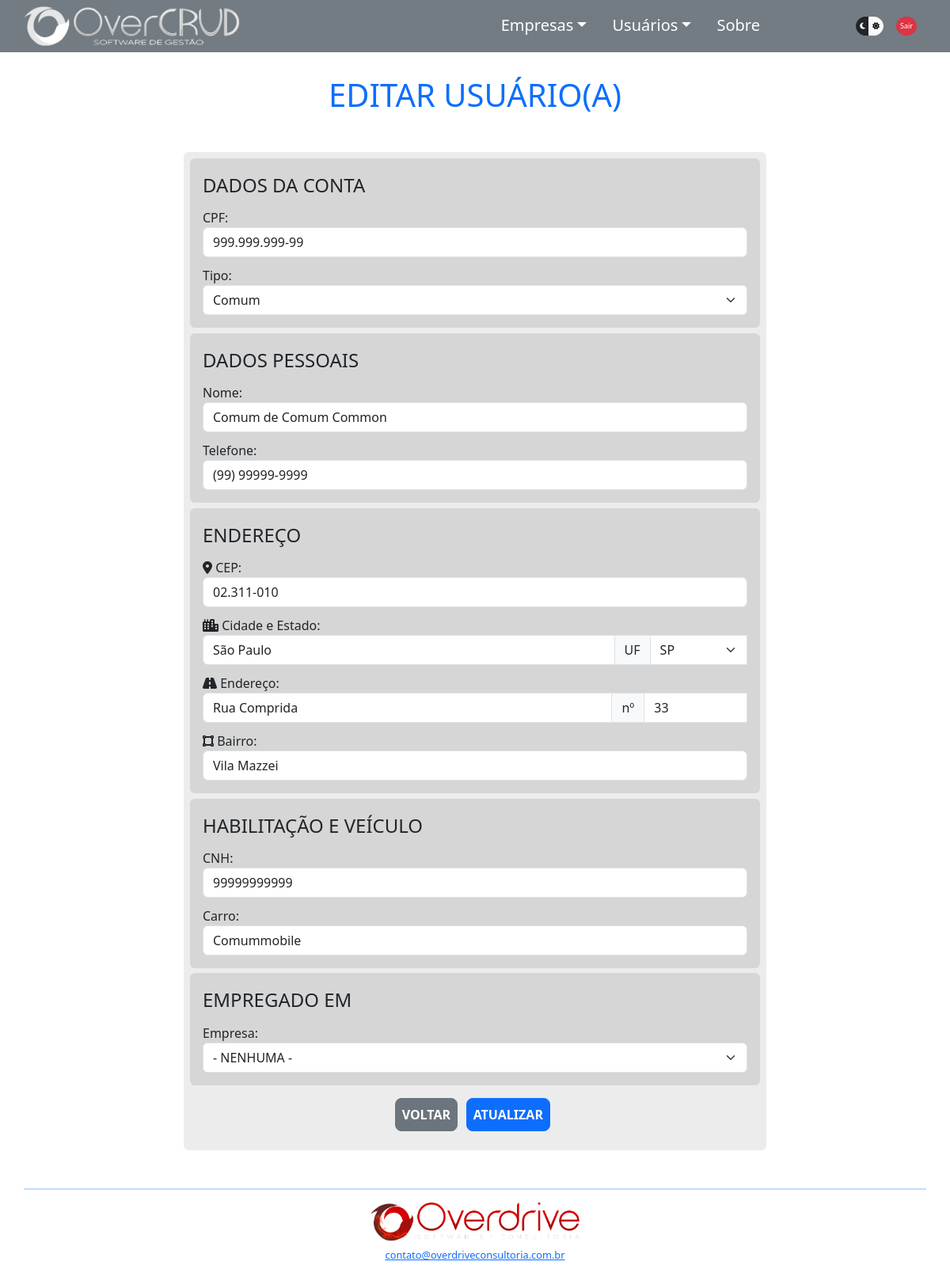
Before: /usueditar.php?idusuario=1 (signed in) with the older database file.
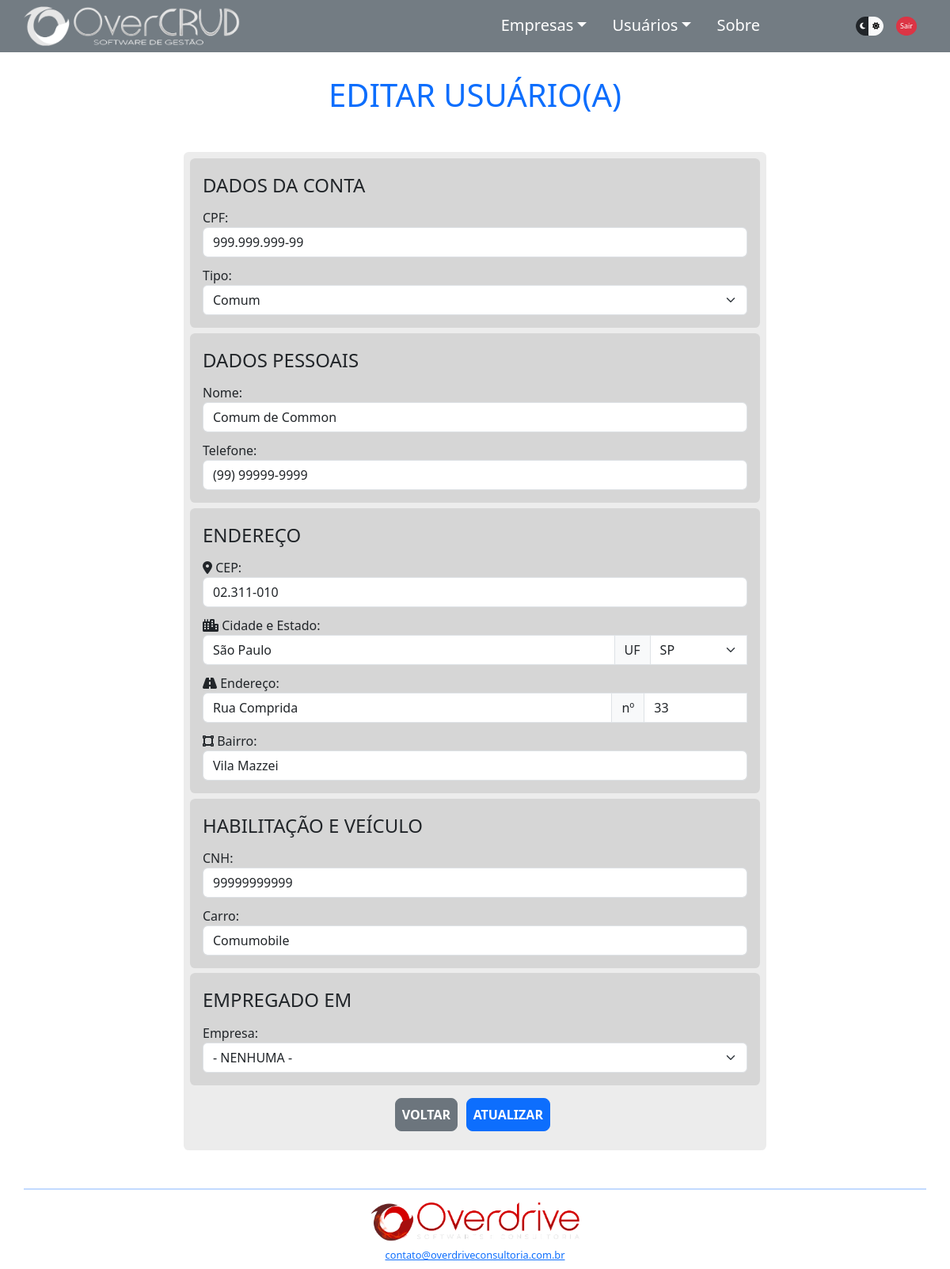
After: the same page with the newer database file.
### tables this page shows
CREATE TABLE `usuarios` (
  `idusuario` int(11) NOT NULL AUTO_INCREMENT,
  `nome` varchar(64) DEFAULT NULL,
  `telefone` varchar(15) DEFAULT NULL,
  `cpf` varchar(14) DEFAULT NULL,
  `password` varchar(64) NOT NULL,
  `cnh` varchar(11) DEFAULT NULL,
  `carro` varchar(32) DEFAULT NULL,
  `tipo` tinyint(1) DEFAULT 0,
  `status` tinyint(1) DEFAULT 0,
  `idempregadoem` int(11) DEFAULT NULL,
  `idenderecousu` int(11) DEFAULT NULL,
  PRIMARY KEY (`idusuario`),
  KEY `idempregadoem` (`idempregadoem`),
  KEY `usuarios_ibfk_2` (`idenderecousu`),
  CONSTRAINT `usuarios_ibfk_1` FOREIGN KEY (`idempregadoem`) REFERENCES `empresas` (`idempresa`),
  CONSTRAINT `usuarios_ibfk_2` FOREIGN KEY (`idenderecousu`) REFERENCES `enderecos` (`idendereco`)
);

CREATE TABLE `empresas` (
  `idempresa` int(11) NOT NULL AUTO_INCREMENT,
  `nome` varchar(64) DEFAULT NULL,
  `telefone` varchar(15) DEFAULT NULL,
  `cnpj` varchar(18) DEFAULT NULL,
  `fantasia` varchar(64) DEFAULT NULL,
  `responsavel` varchar(64) DEFAULT NULL,
  `idenderecoemp` int(11) DEFAULT NULL,
  PRIMARY KEY (`idempresa`),
  KEY `empresas_ibfk_1` (`idenderecoemp`),
  CONSTRAINT `empresas_ibfk_1` FOREIGN KEY (`idenderecoemp`) REFERENCES `enderecos` (`idendereco`)
);

### components/ConexaoBD.php (called while the page is built, shortened)
<?php
class ConexaoBD
{
    public static function conectarBD()
    {
        $db_name = 'overcrud';
        $db_host = 'localhost';
        $db_user = 'root';
        $db_port = '3307';
        $db_password = '';
        $pdo = new PDO("mysql:dbname=$db_name;host=$db_host:$db_port", $db_user, $db_password);
        return $pdo;
    }
};

### components/UsuarioDAO.php (called while the page is built, shortened)
<?php
require_once 'Usuario.php';
class UsuarioDAO
{
    private Usuario $usuario;
    public function __construct($usuarioCon)
    {
        $this->usuario = $usuarioCon;
    }
    public function getUsuario()
    {
        return $this->usuario;
    }
    public function consultaDeIdUsu()
    {
        $sqlConsultaIdUsu = ConexaoBD::conectarBD()->query("SELECT * FROM usuarios WHERE idusuario='{$this->getUsuario()->getIdusuario()}'");
        return $sqlConsultaIdUsu;
    }
    public function UsuPorId()
    {
        $sqlConsultaIdEmp = ConexaoBD::conectarBD()->query("SELECT * FROM usuarios WHERE idusuario='{$this->getUsuario()->getIdusuario()}'");
        $usuario = $sqlConsultaIdEmp->fetch(PDO::FETCH_ASSOC);
        return $usuario;
    }
};

### components/Usuario.php (called while the page is built, shortened)
<?php
class Usuario
{
    private int $idusuario;
    public function getIdusuario()
    {
        return $this->idusuario;
    }
    public function setIdusuario($idusuarioSet)
    {
        $this->idusuario = $idusuarioSet;
    }
};

### resources/listas.php (called while the page is built, shortened)
<?php
$root = $_SERVER["DOCUMENT_ROOT"];
require_once "$root/OverCRUD-main/overcrud/resources/pathing.php";
require_once "$rootOvercrud/components/EmpresaDAO.php";
require_once "$rootOvercrud/components/Usuario.php";
require_once "$rootOvercrud/components/UsuarioDAO.php";
$instanciaEmp = new Empresa();
$instanciaEmpDAO = new EmpresaDAO($instanciaEmp);
$listaEmp = $instanciaEmpDAO->listarEmpresas();

### components/EmpresaDAO.php (called while the page is built, shortened)
<?php
class EmpresaDAO
{
    public function listarEmpresas()
    {
        $sqlConsultaEmp = ConexaoBD::conectarBD()->query("SELECT * FROM empresas");
        if ($sqlConsultaEmp->rowCount() > 0) {
            $listaEmp = $sqlConsultaEmp->fetchAll(PDO::FETCH_ASSOC);
            return $listaEmp;
        };
    }
}

### usueditar.php (the view, shortened to what the changed rows need)
<?php
require_once "./resources/pathing.php";
$voltar = ".";
require_once "$rootOvercrud/components/ConexaoBD.php";
require_once "$rootOvercrud/resources/listas.php";
$idusuario = $_GET['idusuario'];
if (!isset($idusuario)) {
    logoutPagina($voltar);
} else {
    $novoUsuario = new Usuario();
    $novoUsuario->setIdusuario($idusuario);
    $novoUsuarioDAO = new UsuarioDAO($novoUsuario);
};
?>
<!DOCTYPE html>
<html lang="pt-br" data-bs-theme="dark">
<?php
require_once "$rootOvercrud/partials/head.php";
?>
<body>
    <div class="container">
        <div class="row d-flex justify-content-center mt-5" id="appBody">
            <h1 class="text-center text-primary display-6 my-5">EDITAR USUÁRIO(A)</h1>
                <?php
                if ($novoUsuario->getIdusuario()) {
                    if (($novoUsuarioDAO->consultaDeIdUsu())->rowCount() > 0) {
                        $usuario = $novoUsuarioDAO->UsuPorId();
                    } else {
                        mensagemRetorno("Este usuário não existe no Banco de Dados!", "danger");
                        BotaoVoltar('usulista.php', "secondary");
                    };
                } else {
                    mensagemRetorno("Usuário não encontrado (atributo inexistente)!", "danger");
                    BotaoVoltar('usulista.php', "secondary");
                };
                ?>
            <div
                class="col-10 col-md-8 <?php if (($novoUsuarioDAO->consultaDeIdUsu())->rowCount() == 0) echo 'd-none'; ?>">
                <form class="needs-validation" action="./src/usueditar_action.php" method="POST" novalidate>
                    <fieldset>
                        <div class="form-group">
                            <label for="cpf" class="form-label">CPF:</label>
                            <input type="text" class="form-control" name="cpf" id="cpf" minlength="14" maxlength="14"
                                data-mask="000.000.000-00" value="<?= $usuario['cpf'] ?>"
                                oninput="validaCPF(), atualizaCPF()" required>
                        </div>
                        <div class="form-group">
                            <label for="tipo" class="form-label">Tipo:</label>
                            <select class="form-select" name="tipo" id="tipo" ?>">
                                <option value="0" <?= $usuario['tipo'] == 0 ? 'selected' : '' ?>>Comum</option>
                            </select>
                        </div>
                    </fieldset>
                    <fieldset>
                        <div class="form-group">
                            <label for="nome" class="form-label">Nome:</label>
                            <input type="text" class="form-control" name="nome" id="nome" minlength="1" maxlength="64"
                                value="<?= $usuario['nome'] ?>" oninput="validaNome()" required>
                        </div>
                        <div class="form-group">
                            <label for="telefone" class="form-label">Telefone:</label>
                            <input type="tel" class="form-control" name="telefone" id="telefone" minlength="14"
                                maxlength="15" oninput="handlePhone(event)" value="<?= $usuario['telefone'] ?>">
                        </div>
                    </fieldset>
                    <fieldset>
                        <div class="form-group">
                            <label for="cnh" class="form-label">CNH:</label>
                            <input type="text" class="form-control" name="cnh" id="cnh" minlength="9" maxlength="11"
                                value="<?= $usuario['cnh'] ?>">
                        </div>
                        <div class="form-group">
                            <label for="carro" class="form-label">Carro:</label>
                            <input type="text" class="form-control" name="carro" id="carro" maxlength="32"
                                value="<?= $usuario['carro'] ?>">
                        </div>
                    </fieldset>
                    <fieldset>
                        <div class="form-group">
                            <label for="empregadoem" class="form-label">Empresa:</label>
                            <select class="form-select" name="empregadoem" id="empregadoem"
                                value="<?= $usuario['idempregadoem'] ?>">
                                <?php foreach ($listaEmp as $empresa): ?>
                                    <option value="<?= $empresa['idempresa'] ?>"
                                        <?= $usuario['idempregadoem'] == $empresa['idempresa'] ? 'selected' : '' ?>>
                                        <?= $empresa['nome'] ?>
                                    </option>
                                <?php endforeach; ?>
                            </select>
                        </div>
                    </fieldset>
                </form>
            </div>
        </div>
</body>
</html>

Changed rows visible on the page:
changed usuarios "Comum": nome "Comum de Comum Common" → "Comum de Common"; carro "Comummobile" → "Comumobile"
